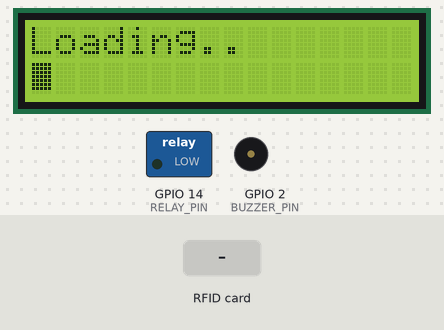
This sketch was run on a simulated ESP32. Parts: 16×2 character LCD, switched loads named in the sketch (green lamp = pin HIGH), buzzer (waves = sounding, pin HIGH). The test bench sets the inputs (shaded band). What the sketch prints to the serial monitor is not drawn.

Above: at 0.1 s.
At 4.6 s:
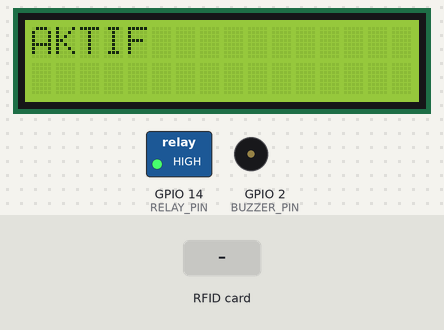
4.7 s: RFID card 5E 7A 19 C4 held to the reader
At 5.7 s:
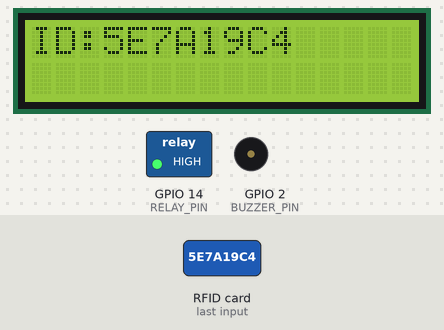
Timing chart, 0 to 7.7 s (numbered marks = the images above; inputs shaded):
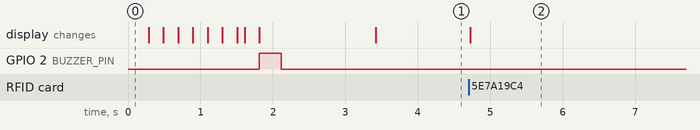

The sketch:

esp32.ino
```cpp
#include <SPI.h>
#include <MFRC522.h>
#include <LiquidCrystal_I2C.h>
LiquidCrystal_I2C lcd(0x27, 16, 2);
#include <Arduino.h>


#define SS_PIN 5
#define RST_PIN 15
#define BUZZER_PIN 2
#define RELAY_PIN 14

MFRC522 rfid(SS_PIN, RST_PIN);


String data = "";
String kode_rfid = "kosong";
String last_rfid = "";
String last_data = "";
String last_data2 = "";
String last_data3 = "";

int timer_display = 0;
int status_serial = 0;


void debug(String message, int row = 0, int clear = 1) {
  //Serial.println(message);
  //tampilkan jika menggunakan lcd
  if (clear == 1) {
    lcd.clear();
  }
  lcd.setCursor(0, row);
  lcd.print(message);
}


void lcd_i2c(String text = "", int kolom = 0, int baris = 0, int clear = 1) {
  byte bar[8] = {
    B11111,
    B11111,
    B11111,
    B11111,
    B11111,
    B11111,
    B11111,
  };
  if (text == "") {
    lcd.init();  //jika error pakai lcd.init();
    lcd.backlight();
    lcd.createChar(0, bar);
    lcd.setCursor(0, 0);
    lcd.print("Loading..");
    for (int i = 0; i < 16; i++) {
      lcd.setCursor(i, 1);
      lcd.write(byte(0));
      delay(100);
    }
    delay(50);
    lcd.clear();
  } else {
    if (clear == 1) {
      lcd.clear();
    }
    lcd.setCursor(kolom, baris);
    lcd.print(text + "                ");
  }
}


void setup() {
  Serial.begin(9600);
  lcd_i2c();
  SPI.begin();
  rfid.PCD_Init();

  pinMode(BUZZER_PIN, OUTPUT);
  pinMode(RELAY_PIN, OUTPUT);
  bunyikanBuzzer();
  buka_pintu();
  delay(1000);
  tutup_pintu();


  debug("AKTIF");
}


void cekSerialInput() {

  if (Serial.available()) {
    data = Serial.readStringUntil('\n');
    status_serial = 1;
  }

  if (millis() - timer_display > 5000) {
    if (status_serial == 1) {
      debug("Terhubung");
      last_data = "";
      last_data2 = "";
      last_data3 = "";
    }
  }

  if (data.indexOf('#') != -1) {
    // Serial.println("Karakter ! ditemukan.");
    data.remove(0, 1);
    if (data != last_data) {
      last_data = data;
      debug(data);
      buka_pintu();
      delay(3000);
      tutup_pintu();
    }
  }


  if (data.indexOf('!') != -1) {
    // Serial.println("Karakter ! ditemukan.");
    data.remove(0, 1);
    if (data != last_data2) {
      last_data2 = data;

      debug(data);
      bunyikanBuzzer();
      buka_pintu();
      delay(3000);
      tutup_pintu();
    }
  }


  if (data.indexOf('%') != -1) {
    // Serial.println("Karakter @ ditemukan.");
    data.remove(0, 1);
    debug(data);
    if (data != last_data3) {
      last_data3 = data;
      bunyikanBuzzerPanjang();
    }

    timer_display = millis();

  }

  if (data.indexOf('@') != -1) {
    // Serial.println("Karakter @ ditemukan.");
    data.remove(0, 1);
    last_data = "";
    last_data2 = "";
    last_data3 = "";
    debug(data);

    if (data == "Kamera Aktif") {
      bunyikanBuzzer();
      delay(100);
      bunyikanBuzzer();
      delay(100);
      bunyikanBuzzer();
    }
    timer_display = millis();

  }
}


void cekKartuRFID() {
  if (rfid.PICC_IsNewCardPresent() && rfid.PICC_ReadCardSerial()) {
    // Ambil UID
    String uidStr = "";
    for (byte i = 0; i < rfid.uid.size; i++) {
      if (rfid.uid.uidByte[i] < 0x10) uidStr += "0";
      uidStr += String(rfid.uid.uidByte[i], HEX);
    }
    uidStr.toUpperCase();

    // Cek apakah kartu baru (berbeda dari sebelumnya)
    if (uidStr != last_rfid) {
      last_rfid = uidStr;
      kode_rfid = uidStr;
      Serial.println(kode_rfid);  // kirim hanya sekali
      debug("ID:" + kode_rfid);
      timer_display = millis();
    }


    // Matikan komunikasi dengan kartu
    // rfid.PICC_HaltA();
    // rfid.PCD_StopCrypto1();
  }
  // Reset UID jika kartu sudah diangkat
  else if (!rfid.PICC_IsNewCardPresent()) {
    last_rfid = "";
  }
}


void buka_pintu() {

  digitalWrite(RELAY_PIN, LOW);  // Relay ON (buka pintu)
  //Serial.println("Pintu terbuka 🚪🔓");
  delay(100);
  SPI.begin();
  rfid.PCD_Init();
}

void tutup_pintu() {

  digitalWrite(RELAY_PIN, HIGH);
  // Serial.println("Pintu tertutup 🚪🔓");
  delay(100);
  SPI.begin();
  rfid.PCD_Init();
}

void bunyikanBuzzer() {
  digitalWrite(BUZZER_PIN, HIGH);
  delay(300);
  digitalWrite(BUZZER_PIN, LOW);
}

void bunyikanBuzzerPanjang() {
  digitalWrite(BUZZER_PIN, HIGH);
  delay(3000);
  digitalWrite(BUZZER_PIN, LOW);
}


void loop() {
  cekKartuRFID();
  cekSerialInput();  // Baca perintah dari Serial
}
```

Measured:
- after the input at 4.7 s, the display: changes at once (image 2)
